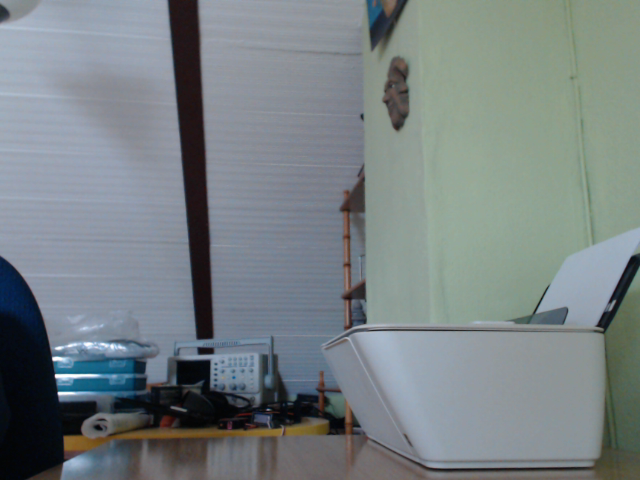
#> input picture images/mono-0.png, 640 x 480 px; its folder holds 7 pictures in this run
$ jupyter execute --allow-errors chroma.ipynb   (shell and % lines are left out)
#> lines starting #> are read from the running program, lines starting #| are printed output that depends on the picture; after the words box and inside, x2 and y2 are one past the last pixel; in counts of white or black regions, pixels touching at a corner belong together
# Chroma key

Vamos a implementar el efecto de composición de imágenes [chroma key](https://en.wikipedia.org/wiki/Chroma_key).

[cell 1]
import numpy             as np
import cv2               as cv
import skimage           as si
import matplotlib.pyplot as plt
import ipywidgets
from matplotlib.pyplot import imshow, subplot, title

[cell 2]
def fig(w,h):
    return plt.figure(figsize=(w,h))

def readrgb(file):
#> called with file = 'mono-0.png'
    return cv.cvtColor( cv.imread("../images/"+file), cv.COLOR_BGR2RGB)

def rgb2yuv(x):
    return cv.cvtColor(x,cv.COLOR_RGB2YUV)

## Chroma

Necesitamos una imagen de fondo ("*background*"). Si tuviéramos un fondo uniforme de color muy distinto al objeto (el típico fondo verde) sería más fácil separarlo. Pero vamos a trabajar con cualquier escena. Por ejemplo:

[cell 3]
back = readrgb("mono-0.png")
obj  = readrgb("mono-1.png")
#> call 2 of readrgb, with file = 'mono-1.png'
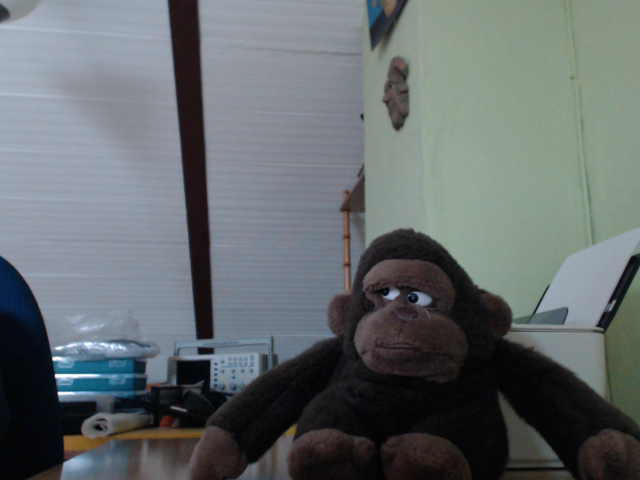
#> input picture images/mono-1.png, 640 x 480 px

fig(12,4)
subplot(1,2,1); imshow(back); title('fondo')
subplot(1,2,2); imshow(obj); title('aparece objeto');
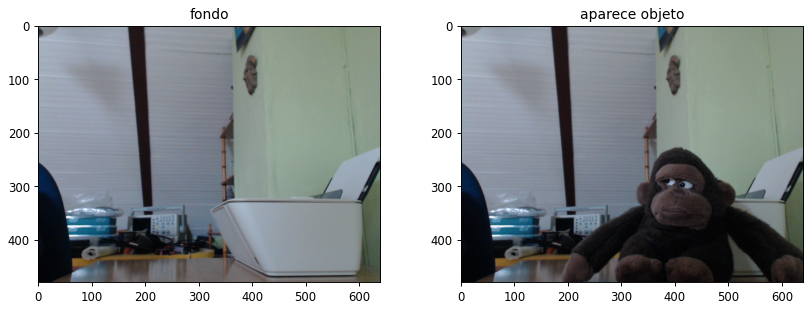
#> figure drawn by matplotlib, 2 panels

Queremos meter al personaje en un paisaje distinto.

Para ello vamos a intentar obtener una "máscara" de los pixels ocupados por el objeto. Calculamos la diferencia absoluta pixel a pixel y la binarizamos con un umbral que ajustamos por prueba y error.

[cell 4]
# diferencia de imágenes en el espacio RGB
drgb = np.sum(cv.absdiff(back,obj), axis=2)
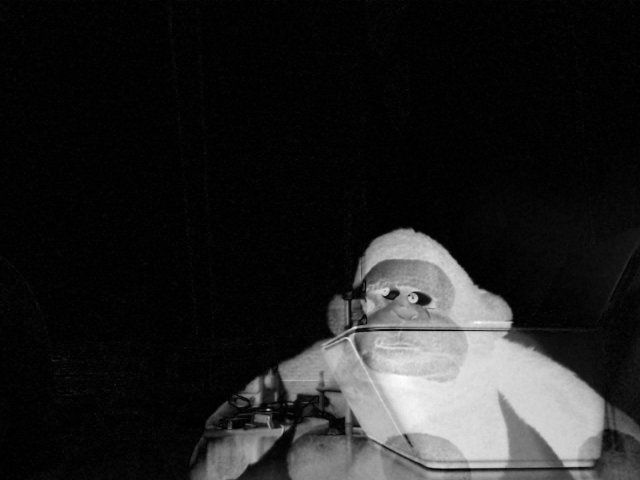
#> drgb: shape (480, 640) uint64; min 0, max 520, mean 70; drawn with min black and max white

imshow(drgb,'gray'); title('diferencia RGB');

Observamos la distribución de valores:

[cell 5]
plt.hist(drgb.flatten(),100);
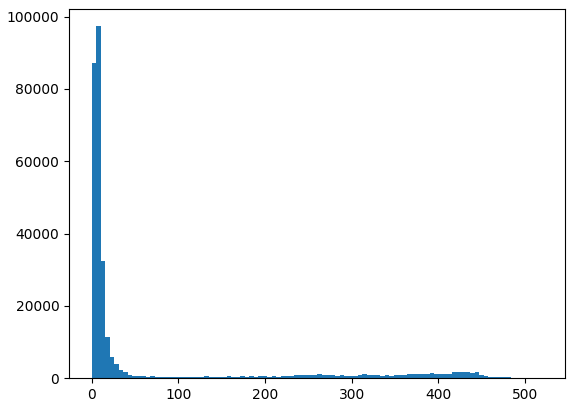
#> figure drawn by matplotlib, 1 panel; tallest bar 97352 high, from x = 5.2 to 10.4

El punto de corte para separar las zonas donde realmente está el objeto se elige a ojo mirando el histograma, en un valor que esté en el valle entre los valores de diferencia bajos y altos. (Más adelante estudiaremos el umbralizado automático.)

El aspecto que tendrá la "máscara" de selección del objeto (imagen booleana que indica los píxels que pertencen al objeto) se puede mostrar de forma interactiva para cualquier umbral de corte usando la función "interactive":

[cell 6]
def fun(h):
    imshow(drgb>h,'gray')

ipywidgets.interactive(fun, h=(0,350))
#> the sliders are set to h = 175
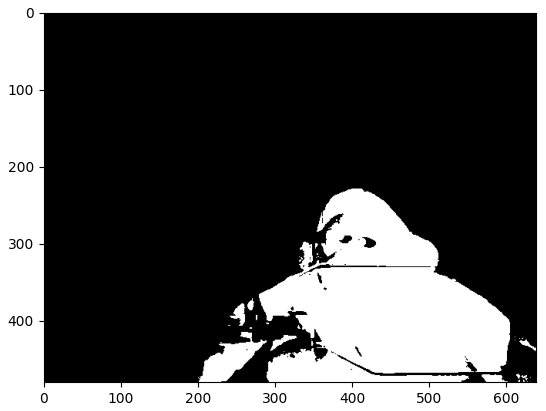
#> figure drawn by matplotlib, 1 panel

Finalmente creamos la máscara con el umbral deseado y copiamos solo esos pixels a la imagen de destino (que debe ser del mismo tamaño).

[cell 7]
mask = drgb > 80
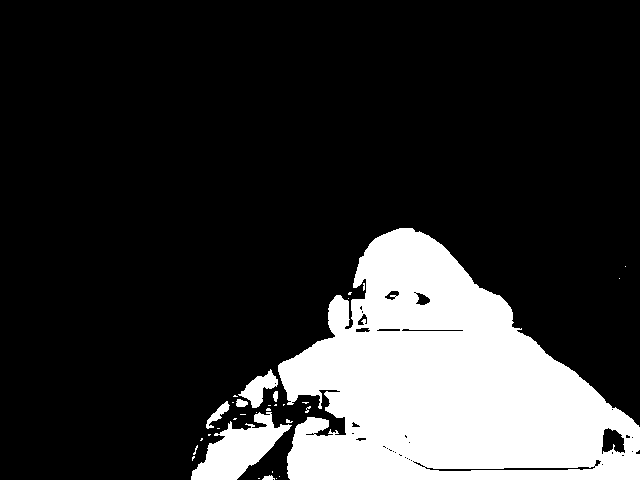
#> mask: shape (480, 640) bool; 19.7% white; 33 white regions (26 under 20 px), largest, box (x1, y1, x2, y2) and area: (278, 228, 640, 480) 55978, (191, 412, 292, 480) 3251, (238, 369, 278, 408) 660

fig(12,4)
imshow(mask,'gray'); title('mask');

Finalmente elegimos una imagen de destino y copiamos los pixels del personaje con ayuda de la máscara.

[cell 8]
# el paisaje ficticio donde queremos insertar el personaje
dst  = readrgb("pano/pano003.jpg")
#> call 3 of readrgb, with file = 'pano/pano003.jpg'
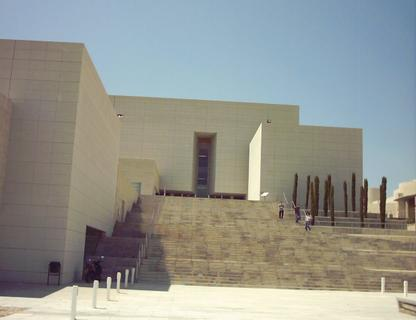
#> input picture images/pano/pano003.jpg, 416 x 320 px
# nos aseguramos de que tenga el mismo tamaño que las imágenes anteriores
r,c = mask.shape
#> r = 480; c = 640
result = cv.resize(dst,(c,r))

# hay que convertir la mask a 3 canales para poder copiar rgb
mask3 = np.expand_dims(mask,axis=2)

np.copyto(result, obj, where = mask3)
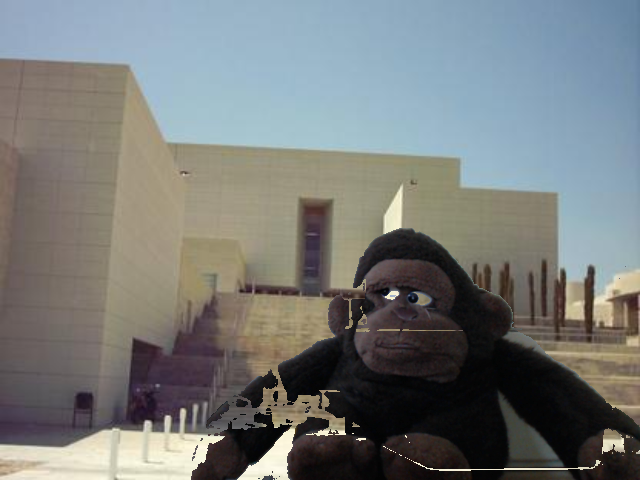
#> result: shape (480, 640, 3); mean R, G, B 118.9, 122.3, 121.2

imshow(result); title('resultado');
#cv.imwrite('chroma.png',cv.cvtColor(result,cv.COLOR_RGB2BGR))

La máscara no es perfecta: quedan algunos "agujeros" en las zonas donde el objeto es de un color parecido al del fondo. En este ejemplo las imágenes back y obj se han tomado fijando en modo manual la exposición y el balance de blancos de la webcam (con guvcview) para reducir en lo posible los cambios de iluminación y tono de color que se producen en modo automático cuando aparece el personaje. Si no hacemos esto los resultados serán mucho peores.

### Espacio UV

Se puede experimentar con otros espacios de color para intentar reducir algunos artefactos, como por ejemplo las sombras.

[cell 9]
back = readrgb("ss0.png")
#> call 4 of readrgb, with file = 'ss0.png'
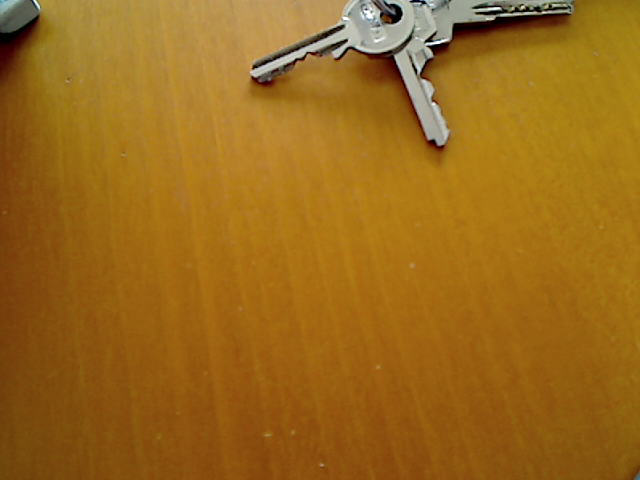
#> input picture images/ss0.png, 640 x 480 px
